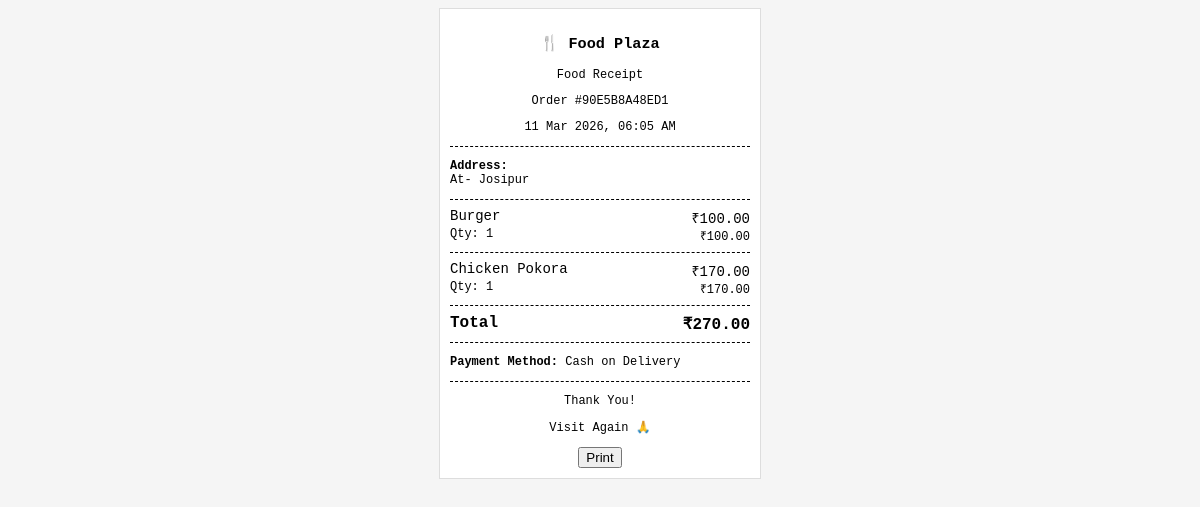
The app's page /api/admin/invoice/90E5B8A48ED1/ with its own data.
### foodordering/models.py (models this page shows, shortened)
class OrderAddress(models.Model):
    user = models.ForeignKey(User, on_delete=models.CASCADE)
    order_number = models.CharField(max_length=128, null=True)
    address = models.TextField()
    order_time = models.DateTimeField(auto_now_add=True)
    order_final_status = models.CharField(max_length=200, null=True)

class Food(models.Model):
    category = models.ForeignKey(Category, on_delete=models.CASCADE)
    item_name = models.CharField(max_length = 50)
    item_price = models.DecimalField(max_digits=10, decimal_places=2)
    item_description = models.TextField(max_length = 500, null=True, blank=True)
    image = CloudinaryField('image', blank=True, null=True)
    item_quantity = models.CharField(max_length=50)
    is_available = models.BooleanField(default = True)
    created_at = models.DateTimeField(auto_now_add=True)
    updated_at = models.DateTimeField(auto_now=True)

class PaymentDetail(models.Model):
    PAYMENT_CHOICES = [
        ("cod", "Cash on Delivery"),
        ("online", "Online Payment")
    ]
    user = models.ForeignKey(User, on_delete=models.CASCADE)
    order_number = models.CharField(max_length = 100, null=True)
    payment_mode = models.CharField(max_length = 30, choices=PAYMENT_CHOICES)
    card_number = models.CharField(max_length = 50, null=True, blank=True)
    expiry_date = models.CharField(max_length = 20, null=True, blank=True)
    cvv = models.CharField(max_length = 5, null=True, blank=True)
    payment_date = models.DateTimeField(auto_now_add=True)

### foodordering/views.py (the view)
# urls.py: path('admin/invoice/<str:order_number>/', admin_invoice),
def admin_invoice(request, order_number):
    orders = Order.objects.filter(
        order_number=order_number,
        is_order_placed=True
    ).select_related('food')
    address = OrderAddress.objects.get(order_number=order_number)
    payment = PaymentDetail.objects.filter(order_number=order_number).first()
    grand_total = 0
    order_data = []
    for order in orders:
        total_price = order.food.item_price * order.quantity
        grand_total += total_price
        order_data.append({
            'food': order.food,
            'quantity': order.quantity,
            'total_price': total_price,
        })
    context = {
        'order_number': order_number,
        'order_data': order_data,
        'address': address,
        'grand_total': grand_total,
        'payment': payment,
    }
    return render(request, 'admin_invoice.html', context)

### foodordering/templates/admin_invoice.html (shortened to what this page needs)
<!DOCTYPE html>
<html lang="en">
<head>
</head>
<body>
    <div class="receipt">
        <div class="center">
            <h3>🍴 Food Plaza</h3>
            <p class="small">Food Receipt</p>
            <p class="small">Order #{{order_number}}</p>
            <p class="small">{{address.order_time|date:"d M Y, h:i A" }}</p>
        </div>
        <div class="divider"></div>
        <p class="small"><strong>Address:</strong><br>{{address.address}}</p>
        <div class="divider"></div>
        {% for order in order_data %}
        <div class="item">
            <span>{{order.food.item_name}}</span>
            <span>₹{{order.food.item_price}}</span>
        </div>
        <div class="item small">
            <span>Qty: {{order.quantity}}</span>
            <span>₹{{order.total_price}}</span>
        </div>
        <div class="divider"></div>
        {% endfor %}
        <div class="item total">
            <span>Total</span>
            <span>₹{{grand_total}}</span>
        </div>
        <div class="divider"></div>
        <div class="small">
            <p><strong>Payment Method:</strong>
                {% if payment %}
                {{ payment.get_payment_mode_display }}
                {% else %}
                N/A
                {% endif %}
            </p>
        </div>
        <div class="divider"></div>
        <div class="center small">
            <p>Thank You!</p>
            <p>Visit Again 🙏</p>
        </div>
        <div class="center print-btn" style="margin-top:10px;">
            <button onclick="window.print()">Print</button>
        </div>
    </div>
</body>
</html>

### foodordering/templates/admin_invoice.html (style rules this page uses)
body { font-family: monospace; background: #f5f5f5; }
.receipt { width: 300px; margin: auto; background: #fff; padding: 10px; border: 1px solid #ddd; }
.center { text-align: center; }
.divider { border-top: 1px dashed #000; margin: 8px 0; }
.item { display: flex; justify-content: space-between; font-size: 14px; }
.small { font-size: 12px; }
.total { font-size: 16px; font-weight: bold; }

### records on screen
OrderAddress: order_time "11 Mar 2026, 06:05 AM", address "At- Josipur"
Food: food.item_name "Burger", food.item_price "100.00", quantity "1", total_price "100.00"
Food: food.item_name "Chicken Pokora", food.item_price "170.00", quantity "1", total_price "170.00"
PaymentDetail: payment_mode "Cash on Delivery"

### other values on screen
{{ order_number }} "90E5B8A48ED1"
{{ grand_total }} "270.00"
